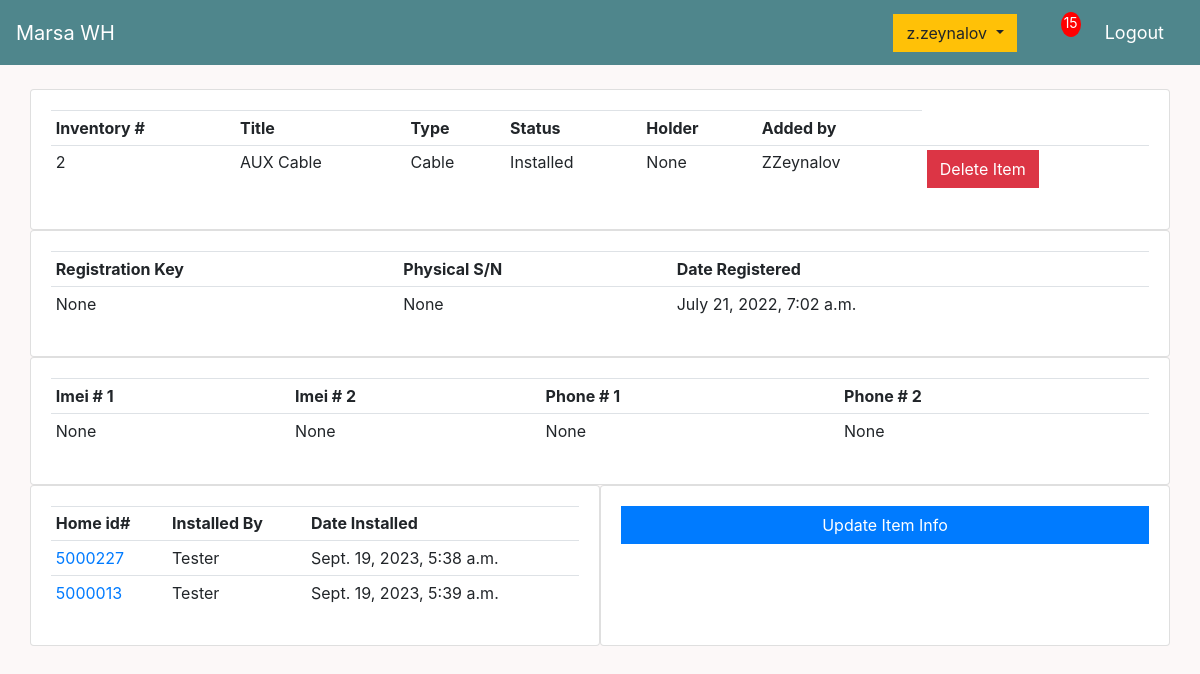
Page /inventory_item/2/ (signed in) on the committed database.
### main/models.py (models this page shows, shortened)
class InventoryItem(models.Model):
    STATUS = (
            ('Installed', 'Installed'),
            ('In hands of', 'In hands of'),
            ('Warehouse', 'Warehouse'),
            )
    title = models.ForeignKey(ItemTitle, on_delete=models.SET_NULL, null=True)
    date_registered = models.DateTimeField(auto_now_add=True)
    added_by = models.ForeignKey(TechUser, on_delete=models.SET_NULL, null=True, blank=True)
    item_type = models.ForeignKey(ItemType, on_delete=models.SET_NULL, null=True)
    held_by = models.ForeignKey(Holder, on_delete=models.SET_NULL, null=True, blank=True)
    status = models.CharField(max_length=15, null=True, choices=STATUS, default="Warehouse")
    registration_key = models.CharField(max_length=15, null=True, blank=True)
    home_id = models.CharField(max_length=15, null=True, blank=True)
    physical_serial_number = models.CharField(max_length=11, null=True, blank=True)
    depreciated_status = models.BooleanField(default=False)
    imei_1 = models.CharField(max_length=45, null=True, blank=True)
    imei_2 = models.CharField(max_length=45, null=True, blank=True)
    phone_number_1 = models.CharField(max_length=30, null=True, blank=True)
    phone_number_2 = models.CharField(max_length=30, null=True, blank=True)

class ItemTitle(models.Model):
    item_name = models.CharField(max_length = 35)
    def __str__(self):
        return self.item_name

class ItemType(models.Model):
    type_name = models.CharField(max_length = 35)
    def __str__(self):
        return self.type_name

class TechUser(models.Model):
    user = models.OneToOneField(User, null=True, blank=True, on_delete=models.CASCADE)
    name = models.CharField(max_length=30, null=True, blank=True)
    phone = models.CharField(max_length=25, null=True, blank=True)
    email = models.CharField(max_length=25, null=True, blank=True)
    date_created = models.DateTimeField(auto_now_add=True, null=True, blank=True)
    def __str__(self):
        if self.name==None:
            return "ERROR-TECHUSER NAME IS NULL"
        return self.name

class Installation(models.Model):
    installation_date = models.DateTimeField(auto_now_add=True)
    items_used = models.ManyToManyField(InventoryItem)
    installed_by = models.ForeignKey(Holder, on_delete=models.SET_NULL, null=True)
    home_id = models.CharField(max_length=15, null=True)
    distance_in_km = models.FloatField(null=True, blank=True)
    uninstalled = models.BooleanField(default=False)

class Holder(models.Model):
    holder_name = models.CharField(max_length = 30)
    def __str__(self):
        return self.holder_name

### main/decorators.py (the view)
		def wrapper_func(request, *args, **kwargs):
			group = None
			if request.user.groups.exists():
				group = request.user.groups.all()[0].name
			else:
				return render(request, 'group_not_fitting.html')
			if group in allowed_roles:
				return view_func(request, *args, **kwargs)
			else:
				return render(request, 'login.html')

### main/views.py (called while the page is built)
@login_required(login_url='login')
@allowed_users(allowed_roles=["Inventorizer"])
def inventoryItem(request, pk):
    tech_user = TechUser.objects.get(user=request.user)
    unchecked_alarms_count = Alarm.objects.filter(checked=False, error_to=tech_user).count()
    inventory_item = InventoryItem.objects.get(id=pk)
    item_installs = inventory_item.installation_set.all()
    context = {'inventory_item': inventory_item, "item_installs": item_installs, "unchecked_alarms_count": unchecked_alarms_count}
    return render(request, 'inventory_item.html',context)

### templates/inventory_item.html
{%  extends 'main.html' %}
{% block content %}
	<div class="row">
	<div class="card card-body">
				<table class="table table-sm">
					<tr>
						<th>Inventory #</th>
						<th>Title</th>
						<th>Type</th>
						<th>Status</th>
						<th>Holder</th>
						<th>Added by</th>
					</tr>
						<tr>
							<td>{{inventory_item.id}}</td>
							<td>{{inventory_item.title}}</td>
							<td>{{inventory_item.item_type}}</td>
							<td>{{inventory_item.status}}</td>
							<td>{{inventory_item.held_by}}</td>
							<td>{{inventory_item.added_by}}</td>
							<td><a class="btn btn-danger" href="{% url 'item_delete' inventory_item.id %}">Delete Item</a></td>
						</tr>
				</table>
		</div>
	</div>
	<div class="row">
		<div class="card card-body">
				<table class="table table-sm">
					<tr>
						<th>Registration Key</th>
						<th>Physical S/N</th>
						<th>Date Registered</th>
					</tr>
						<tr>
							<td>{{inventory_item.registration_key}}</td>
							<td>{{inventory_item.physical_serial_number}}</td>
							<td>{{inventory_item.date_registered}}</td>
						</tr>
				</table>
		</div>
	</div>
	<div class="row">
		<div class="card card-body">
				<table class="table table-sm">
					<tr>
						<th>Imei # 1</th>
						<th>Imei # 2</th>
						<th>Phone # 1</th>
						<th>Phone # 2</th>
					</tr>
						<tr>
							<td>{{inventory_item.imei_1}}</td>
							<td>{{inventory_item.imei_2}}</td>
							<td>{{inventory_item.phone_number_1}}</td>
							<td>{{inventory_item.phone_number_2}}</td>
						</tr>
				</table>
		</div>
	</div>
	<div class="row">
		<div class="col-md-6 card card-body">
			<table class="table table-sm">
					<tr>
						<th>Home id#</th>
						<th>Installed By</th>
						<th>Date Installed</th>
					</tr>
						{% for install in item_installs %}
						<tr>
							<td><a href="{% url 'installation' install.id %}">{{install.home_id}}</a></td>
							<td>{{install.installed_by}}</td>
							<td>{{install.installation_date}}</td>
						</tr>
						{% endfor %}
				</table>
		</div>
		<div class="col-md-6 card card-body">
			<a class = 'btn btn-primary btn-block' href="{% url 'item_update' inventory_item.id %}">Update Item Info</a>
		</div>
	</div>
{% endblock content %}

### templates/main.html (shortened to what this page needs)
{% load static %}
<!DOCTYPE html>
<html>
<head>
    <link rel="stylesheet" href="https://stackpath.bootstrapcdn.com/bootstrap/4.4.1/css/bootstrap.min.css">
    <link rel="stylesheet" href="https://use.fontawesome.com/releases/v5.6.1/css/all.css">
    <link rel="stylesheet" type="text/css" href="{% static 'css/master.css' %}">
</head>
<body>
    <nav class="navbar navbar-expand-lg navbar-dark bg-dark">
      {% if request.user.is_staff %}
      <a class="navbar-brand" href="{% url 'index_view' %}">Marsa WH</a>
      {% else %}
      <a class="navbar-brand" href="{% url 'tech_dashboard' %}">Marsa WH</a>
      {% endif %}
      <div class="collapse navbar-collapse" id="navbarSupportedContent">
        <ul class="navbar-nav mr-auto">
          <li class="nav-item active">
            <a class="nav-link" href=""> <span class="sr-only">(current)</span></a>
          </li>
          <li class="nav-item active">
            <a class="nav-link" href=""> <span class="sr-only">(current)</span></a>
          </li>
        </ul>
        </div>
      <div class="form-inline my-2 my-lg-0">
            {% if request.user.is_authenticated %}
                {% if request.user.is_staff %}
                        <span style="font-size: 18px;color: #fff;margin-right: 20px;">
                        <div class="btn-group">
                          <button type="button" class="btn btn-warning dropdown-toggle" data-toggle="dropdown" aria-haspopup="true" aria-expanded="false">
                             {{request.user}}
                          </button>
                        </div>
                        </span>
                        <span><a class="dropdown-item" href="{% url 'alarm_list' %}"><p id="cart-total">{{unchecked_alarms_count}}</p></a></span>
                        <span><a style="font-size: 18px;color: #fff;margin-right: 20px;" href="{% url 'logout' %}">Logout</a></span>
                    {% endif %}
            {% else %}
            <a href="{% url 'login' %}" class="btn btn-warning">Login</a>
            {% endif %}
        </div>
    </nav>
     <div class="container">
            <br>
            {% block content %}
            {% endblock content %}
     </div>
    <br>
    <br>
    <br>
    <br>
</body>
</html>

### static/css/master.css (style rules this page uses)
body { margin: 0; padding: 0; height: 100%; background-color: hsl(0, 40%, 98%); }
.bg-dark { background-color: #4f868c!important; }
#cart-total { display: block; text-align: center; color:#fff; background-color: red; width: 20px; height: 25px; border-radius: 50%; font-size: 14px; }
.btn { border-radius: 0; }

### rows in the picture
InventoryItem: id "2", title "AUX Cable", item_type "Cable", status "Installed", held_by "None", added_by "ZZeynalov", registration_key "None", physical_serial_number "None", date_registered "July 21, 2022, 7:02 a.m.", imei_1 "None", imei_2 "None", phone_number_1 "None", phone_number_2 "None"
Installation: home_id "5000227", installed_by "Tester", installation_date "Sept. 19, 2023, 5:38 a.m."
Installation: home_id "5000013", installed_by "Tester", installation_date "Sept. 19, 2023, 5:39 a.m."

### other values in the picture
{{ request.user }} "z.zeynalov"
{{ unchecked_alarms_count }} "15"
